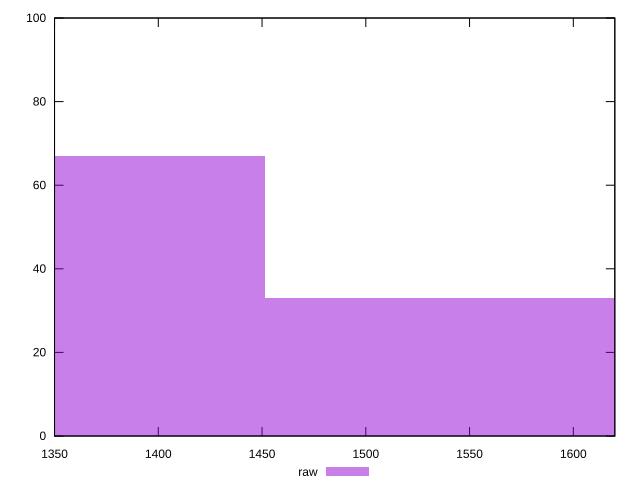

This figure's gnuplot source:
reset

$raw <<EOF
1536.7569489348284 33
1366.0061768309586 67
EOF

set key outside below
set boxwidth 170.75077210386982
set xrange [1350:1620]
set yrange [0:100]
set trange [0:100]
set style fill transparent solid 0.5 noborder
set terminal svg size 640, 490 enhanced background rgb 'white'
set output "report_00017_2021-02-10T15-08-03.406Z/uses-text-compression/samples/pages+cached+noadtech+nomedia+nocss/raw/histogram.svg"

plot $raw title "raw" with boxes

reset
